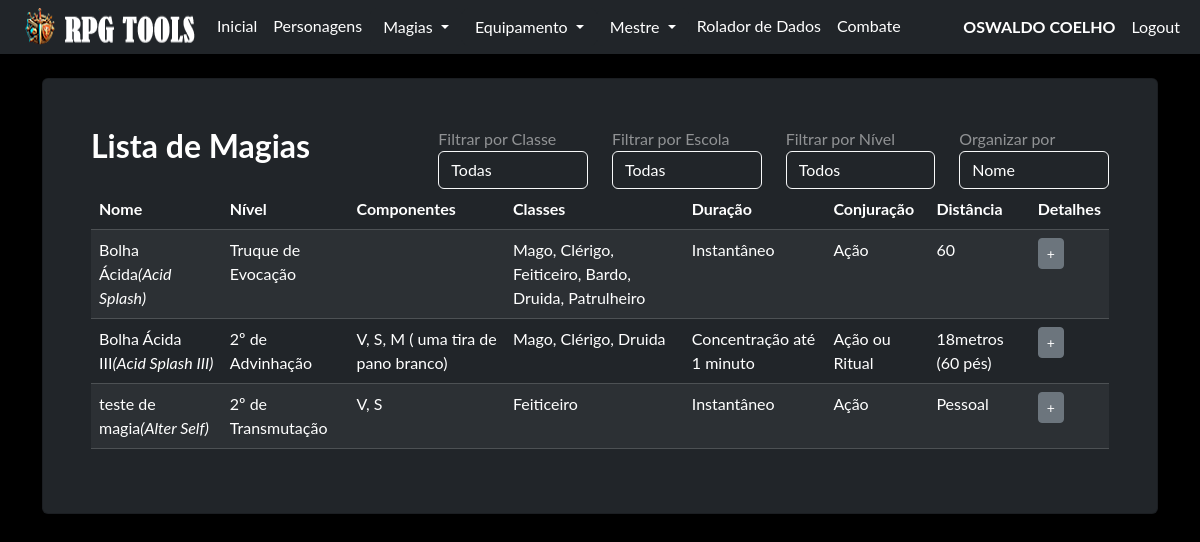
Page /magia/ (signed in) on the committed database.
### model/user_model.py (models this page shows, shortened)
class User(db.Model, UserMixin):
    __tablename__ = "user"
    id = db.Column('id', db.Integer, primary_key=True)
    nome = db.Column('nome', db.String(150))
    sobrenome = db.Column('sobrenome', db.String(150))
    email = db.Column('email', db.String(50), unique=True)
    telefone = db.Column('telefone', db.String(15), unique=True, nullable=False)
    login = db.Column('login', db.String(50), unique=True, nullable=False)
    senha = db.Column('senha', db.String(550), nullable=False)
    tipo = db.Column('tipo', db.String(25), nullable=False, default="none")
    personagens = db.relationship("Personagem", foreign_keys=[Personagem.id_user], back_populates="user")

### model/magias_model.py (models this page shows, shortened)
class Magias(db.Model):
    __tablename__ = "magias"
    id = db.Column(db.Integer, primary_key=True)
    magia = db.Column(db.JSON, nullable=False)
    @classmethod
    def todas_magias(cls, pt=True):
        if pt:
            return cls.query.order_by(asc(cls.magia['nome'])).all()
        else:
            return cls.query.order_by(asc(cls.magia['spellname'])).all()

### routes/magia.py (the view)
@blueprint_magia.route('/', methods=['GET', 'POST'])
def index_magia():
    if request.method == 'GET':
        classe = request.args.get('classe', 'Todas')
        escola = request.args.get('escola', 'Todas')
        organizar = request.args.get('organizar', 'Nome')
        nivel = request.args.get('magianivel', 'Todos')
        print("filtro nivel: ", nivel)
        magias = MestreController.ajuste_exibir_magias(classe=classe, escola=escola, organizar=organizar, pt=True, nivel=nivel)
        for magia in magias:
            magia.magia['classes'] = [NUMERO_CLASSES.get(numero, 'Desconhecida') for numero in magia.magia['classes']]
            if magia.magia['escola'] is not None:
                magia.magia['escola'] = NUMERO_ESCOLAS.get(int(magia.magia['escola']))
            else:
                magia.magia['escola'] = 'Desconhecida'
        return render_template('magias.html', magias=magias, escolas_numero=ESCOLAS_NUMERO, classe=classe, escola=escola, organizar=organizar, magianivel=nivel)
    if request.method == 'POST':
        return redirect('/')

### routes/login.py (called while the page is built)
@login_manager.user_loader
def get_user(id):
    return User.query.get(id)

### templates/magias.html (shortened to what this page needs)
{% extends 'base.html' %}
{% block conteudo %}
    {% if current_user.is_authenticated %}
    <div id="magias" class="card shadow p-5 bg-dark text-white-50">
        <div class="row">
            <div class="col-md-4 form-group">
                <h2 class="text-white"><b>Lista de Magias</b></h2>
            </div>
            <div class="col-md-2 form-group">
                <label for="classe">Filtrar por Classe</label>
                <div class="dropdown-container">
                    <select id="classe" name="classe" class="form-control bg-dark text-white border-light">
                        <option value="Todas" {% if classe == 'Todas' %}selected{% endif %}>Todas</option>
                    </select>
                </div>
            </div>
            <div class="col-md-2 form-group">
                <label for="escola">Filtrar por Escola</label>
                <div class="dropdown-container">
                    <select id="escola" name="escola" class="form-control bg-dark text-white border-light">
                        <option value="Todas" {% if escola == 'Todas' %}selected{% endif %}>Todas</option>
                    </select>
                </div>
            </div>
            <div class="col-md-2 form-group">
                <label for="magianivel">Filtrar por Nível</label>
                <div class="dropdown-container">
                    <select id="magianivel" name="magianivel" class="form-control bg-dark text-white border-light">
                        <option value="Todos" {% if filtronivel == 'Todos' %}selected{% endif %}>Todos</option>
                    </select>
                </div>
            </div>
            <div class="col-md-2 form-group">
                <label for="organizar">Organizar por</label>
                <div class="dropdown-container">
                    <select id="organizar" name="organizar" class="form-control bg-dark text-white border-light">
                        <option value="Nome" {% if organizar == 'Nome' %}selected{% endif %}>Nome</option>
                    </select>
                </div>
            </div>
        </div>
        <table class="table table-striped table-dark table-hover">
            <thead>
                <tr>
                    <th>Nome</th>
                    <th>Nível</th>
                    <th>Componentes</th>
                    <th>Classes</th>
                    <th>Duração</th>
                    <th>Conjuração</th>
                    <th>Distância</th>
                    <th>Detalhes</th>
                </tr>
            </thead>
            <tbody>
                {% for magia in magias %}
                    <tr>
                        <td>{{ magia.magia["nome"] }}<i>({{ magia.magia["spellname"] }})</i></td>
                        {% if magia.magia["nivel"] == 'Truque' %}
                            <td>{{ magia.magia["nivel"] }} de {{ magia.magia["escola"] }}</td>
                        {% else %}
                            <td>{{ magia.magia["nivel"] }}º de {{ magia.magia["escola"] }}</td>
                        {% endif %}
                         <td>{{ magia.magia["componentes"]|join(", ") }}</td>
                         <td>{{ magia.magia["classes"]|join(", ")}}</td>
                         <td>{{ magia.magia["duracao"] }}</td>
                         <td>{{ magia.magia["casting"] }}</td>
                         <td>{{ magia.magia["distancia"] }}</td>
                         <td><button type="button" class="btn btn-secondary btn-sm" data-bs-toggle="modal" data-bs-target="#magiaModal{{ magia.id }}">+</button></td>
                    </tr>
                {% endfor %}
            </tbody>
        </table>
    </div>
    <br>
    {% endif %}
{% endblock %}

### templates/base.html (shortened to what this page needs)
<!doctype html>
<html lang="pt-BR">
  <head>
    <link rel="stylesheet" href="{{ url_for('static', filename='css/bootstrap.min.css') }}">
    <link rel="stylesheet" href="{{ url_for('static', filename='css/custom.css') }}">
  </head>
  <body class="bg-black font_rpg">
    <nav class="navbar navbar-expand-lg navbar bg-dark"  data-bs-theme="dark">
        <div class="container-fluid">
            <ul class="navbar-nav">
              <img src="/static/imagem/logo35.png"/>
              {% if current_user.is_authenticated %}
              <li class="nav-item"><a class="nav-link active mb-0 h1 text-white" href="/">Inicial</a> </li>
              <li class="nav-item"><a class="nav-link active mb-0 h1 text-white" href="/pj/">Personagens</a> </li>
              <li class="nav-item">
                <div class="dropdown">
                  <button class="btn btn-dark dropdown-toggle" type="button" data-bs-toggle="dropdown" aria-expanded="false">
                    Magias
                  </button>
                </div>
              </li>
              <li class="nav-item">
                <div class="dropdown">
                  <button class="btn btn-dark dropdown-toggle" type="button" data-bs-toggle="dropdown" aria-expanded="false">
                    Equipamento
                  </button>
                </div>
              </li>
              <li class="nav-item">
                <div class="dropdown">
                  <button class="btn btn-dark dropdown-toggle" type="button" data-bs-toggle="dropdown" aria-expanded="false">
                    Mestre
                  </button>
                </div>
              </li>
              <li class="nav-item"><a class="nav-link active mb-0 h1 text-white" href="/rolador/">Rolador de Dados</a> </li>
              <li class="nav-item"><a class="nav-link active mb-0 h1 text-white" href="#">Combate</a> </li>
              {% endif %}
            </ul>
              <ul class="navbar-nav ms-auto">
              {% if current_user.is_authenticated %}
                <li class="nav-item"><p class="nav-link active mb-0 h1 text-white"><b> {{current_user.nome}} {{current_user.sobrenome}}</b></p> </li>
                <li class="nav-item"><a class="nav-link active mb-0 h1 text-white" href="/logout">Logout</a> </li>
              {% else %}
                <li class="nav-item"><a class="nav-link active mb-0 h1 text-white" href="/login">Login</a> </li>
                <li class="nav-item"><a class="nav-link active mb-0 h1 text-white" href="/login/register">Register</a> </li>
              {% endif %}
              </ul>
        </div>
    </nav>
    <div class="container">
      <br>
        {% block conteudo %}
        {% endblock %}
        <br>
    </div>
  </body>

### static/css/custom.css (style rules this page uses)
.font_rpg { font-family: "Lato", "Helvetica Neue", Helvetica, Arial, sans-serif; }
::placeholder { color: #adb5bd; opacity: 1; }

### templates/base.html (style rules this page uses)
.dropdown-container { position: relative; }

### rows in the picture
User: nome "OSWALDO", sobrenome "COELHO"
Magias: magia.nome "Bolha Ácida", magia.spellname "Acid Splash", magia.nivel "Truque", magia.escola "Evocação", magia.classes "Mago, Clérigo, Feiticeiro, Bardo, Druida, Patrulheiro", magia.duracao "Instantâneo", magia.casting "Ação", magia.distancia "60"
Magias: magia.nome "Bolha Ácida III", magia.spellname "Acid Splash III", magia.nivel "2", magia.escola "Advinhação", magia.componentes "V, S, M ( uma tira de pano branco)", magia.classes "Mago, Clérigo, Druida", magia.duracao "Concentração até 1 minuto", magia.casting "Ação ou Ritual", magia.distancia "18metros (60 pés)"
Magias: magia.nome "teste de magia", magia.spellname "Alter Self", magia.nivel "2", magia.escola "Transmutação", magia.componentes "V, S", magia.classes "Feiticeiro", magia.duracao "Instantâneo", magia.casting "Ação", magia.distancia "Pessoal"
